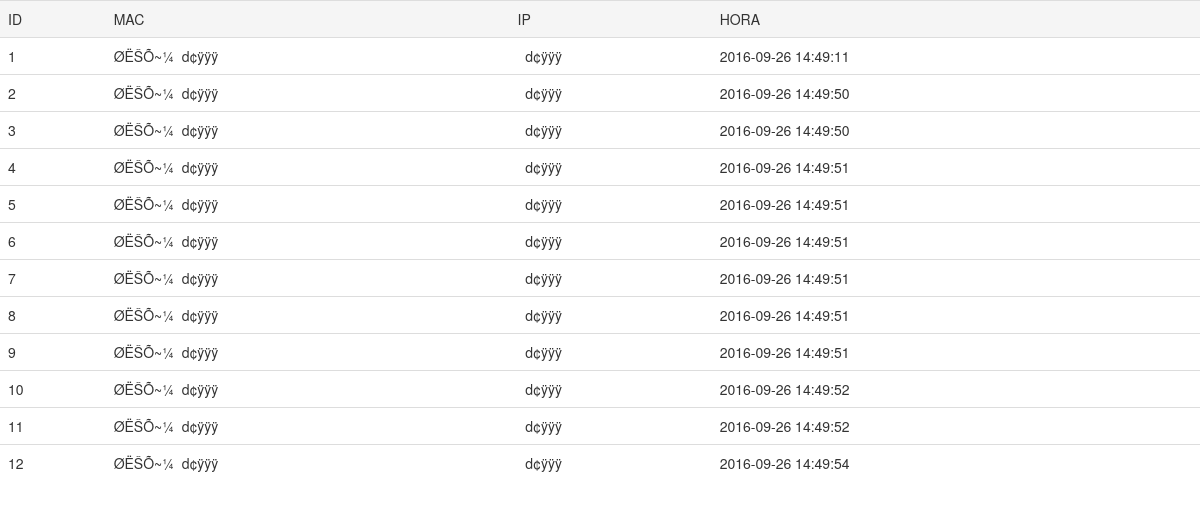
/Escaner-ARP/src/index.php, run on the app's committed database.
### tables this page shows
CREATE TABLE `Logs` (
  `id` int(11) NOT NULL AUTO_INCREMENT,
  `ip` varchar(255) DEFAULT NULL,
  `mac` varchar(255) DEFAULT NULL,
  `time` timestamp NOT NULL DEFAULT CURRENT_TIMESTAMP ON UPDATE CURRENT_TIMESTAMP,
  PRIMARY KEY (`id`)
);

### Escaner-ARP/src/OOM.php (called while the page is built, shortened)
<?php
    require_once 'logger.php';
	class OOM{
		public $model_name = "";
		public $db = "ARPLogs";
		private $private = [];
		function all($params = [], $full_obj = true){
			$connection = new Connection();
			$conn = $connection->connect($this->db);
			$r = [];
			$result = [];
			$query = "SELECT * FROM ".$this->model_name;
			$Logger = new Logger();
			$result__ = $conn->query($query);
			while ($row = $result__->fetch_assoc()) {
				if (!array_search($row, $this->private)) {
					array_push($result, $row);
				}
		    }
		    for ($i=0; $i < count($result); $i++) {
		    	$obj__ = "return new ".get_class($this)."();";
		    	$obj =  eval($obj__);
		    	for ($j=0; $j < count($result[$i]); $j++) {
		    		$obj->attr[key($result[$i])] = $result[$i][key($result[$i])];
		    		next($result[$i]);
		    	}
		    	if($full_obj){
		    	    array_push($r, $obj);
                }else{
                    array_push($r, $obj->attr);
                }
		    }
			return $r;
		}
		public static function factory_f($model_name_local){
			$r = new OOM();
			$r->model_name = $model_name_local;
			return $r;
		}
	}
?>

### Escaner-ARP/src/logger.php (called while the page is built, shortened)
<?php
    class Logger{
        public $ENV = "test";
        public $PATH = "";
        function __construct($P_env = "development", $time_zone='America/Mexico_City'){
            $this->ENV = $P_env;
        }
        function get_date(){
            return date('l jS \of F Y h:i:s A');
        }
        function get_file_name(){
            return $this->PATH.$this->ENV."_log.txt";
        }
        function log($log, $space = true){
            $actual = file_get_contents($this->get_file_name());
            $actual_link = "http://$_SERVER[HTTP_HOST]$_SERVER[REQUEST_URI]";
            if($space){
                $actual .= "$actual_link: [".$this->get_date().": \t ".var_export($log, true)."\n------------------------------------\n";
            }else{
                $actual .= "\n".var_export($log, true)."\n";
            }
        }
    }
?>

### Escaner-ARP/src/index.php (the view, shortened to what this page needs)
<?php
	require_once "OOM.php";
	$log_class = OOM::factory_f("Logs");
	$logs = $log_class->all();
?>
<!DOCTYPE html>
<html>
<head>
	<link rel="stylesheet" href="https://maxcdn.bootstrapcdn.com/bootstrap/3.3.7/css/bootstrap.min.css">
	<link rel="stylesheet" href="https://maxcdn.bootstrapcdn.com/bootstrap/3.3.7/css/bootstrap-theme.min.css">
</head>
<body>
	<table class="table table-hover">
		<tr>
			<td>ID</td>
			<td>MAC</td>
			<td>IP</td>
			<td>HORA</td>
		</tr>
		<?php
		foreach ($logs as $log) {
			echo "<tr><td>".$log->attr["id"]."</td>";
			echo "<td>".$log->attr["mac"]."</td>";
			echo "<td>".$log->attr["ip"]."</td>";
			echo "<td>".$log->attr["time"]."</td></tr>";
		}
		?>
	</table>
</body>
</html>

### data on the page
logs: id "1", mac "ØËŠÕ~¼\b\u0019d¢ÿÿÿ", ip "\b\u0019d¢ÿÿÿ", time "2016-09-26 14:49:11"
logs: id "2", mac "ØËŠÕ~¼\b\u0019d¢ÿÿÿ", ip "\b\u0019d¢ÿÿÿ", time "2016-09-26 14:49:50"
logs: id "3", mac "ØËŠÕ~¼\b\u0019d¢ÿÿÿ", ip "\b\u0019d¢ÿÿÿ", time "2016-09-26 14:49:50"
logs: id "4", mac "ØËŠÕ~¼\b\u0019d¢ÿÿÿ", ip "\b\u0019d¢ÿÿÿ", time "2016-09-26 14:49:51"
logs: id "5", mac "ØËŠÕ~¼\b\u0019d¢ÿÿÿ", ip "\b\u0019d¢ÿÿÿ", time "2016-09-26 14:49:51"
logs: id "6", mac "ØËŠÕ~¼\b\u0019d¢ÿÿÿ", ip "\b\u0019d¢ÿÿÿ", time "2016-09-26 14:49:51"
logs: id "7", mac "ØËŠÕ~¼\b\u0019d¢ÿÿÿ", ip "\b\u0019d¢ÿÿÿ", time "2016-09-26 14:49:51"
logs: id "8", mac "ØËŠÕ~¼\b\u0019d¢ÿÿÿ", ip "\b\u0019d¢ÿÿÿ", time "2016-09-26 14:49:51"
logs: id "9", mac "ØËŠÕ~¼\b\u0019d¢ÿÿÿ", ip "\b\u0019d¢ÿÿÿ", time "2016-09-26 14:49:51"
logs: id "10", mac "ØËŠÕ~¼\b\u0019d¢ÿÿÿ", ip "\b\u0019d¢ÿÿÿ", time "2016-09-26 14:49:52"
logs: id "11", mac "ØËŠÕ~¼\b\u0019d¢ÿÿÿ", ip "\b\u0019d¢ÿÿÿ", time "2016-09-26 14:49:52"
logs: id "12", mac "ØËŠÕ~¼\b\u0019d¢ÿÿÿ", ip "\b\u0019d¢ÿÿÿ", time "2016-09-26 14:49:54"
